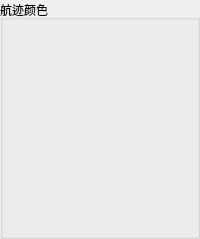
           <widget class="QGroupBox" name="groupBox_26">
            <property name="title">
             <string>航迹颜色</string>
            </property>
            <layout class="QGridLayout" name="gridLayout_18">
             <item row="0" column="0">
              <widget class="QLabel" name="label_10">
               <property name="text">
                <string/>
               </property>
              </widget>
             </item>
             <item row="1" column="0">
              <widget class="QLabel" name="label_11">
               <property name="text">
                <string/>
               </property>
              </widget>
             </item>
             <item row="2" column="0">
              <widget class="QLabel" name="label_15">
               <property name="text">
                <string/>
               </property>
              </widget>
             </item>
             <item row="3" column="0">
              <widget class="QLabel" name="label_147">
               <property name="text">
                <string/>
               </property>
              </widget>
             </item>
             <item row="4" column="0">
              <widget class="QLabel" name="label_148">
               <property name="text">
                <string/>
               </property>
              </widget>
             </item>
             <item row="5" column="0">
              <widget class="QLabel" name="label_149">
               <property name="text">
                <string/>
               </property>
              </widget>
             </item>
             <item row="6" column="0">
              <widget class="QLabel" name="label_150">
               <property name="text">
                <string/>
               </property>
              </widget>
             </item>
             <item row="7" column="0">
              <widget class="QLabel" name="label_151">
               <property name="text">
                <string/>
               </property>
              </widget>
             </item>
             <item row="8" column="0">
              <widget class="QLabel" name="label_145">
               <property name="text">
                <string/>
               </property>
              </widget>
             </item>
             <item row="9" column="0">
              <widget class="QLabel" name="label_146">
               <property name="text">
                <string/>
               </property>
              </widget>
             </item>
            </layout>
           </widget>
